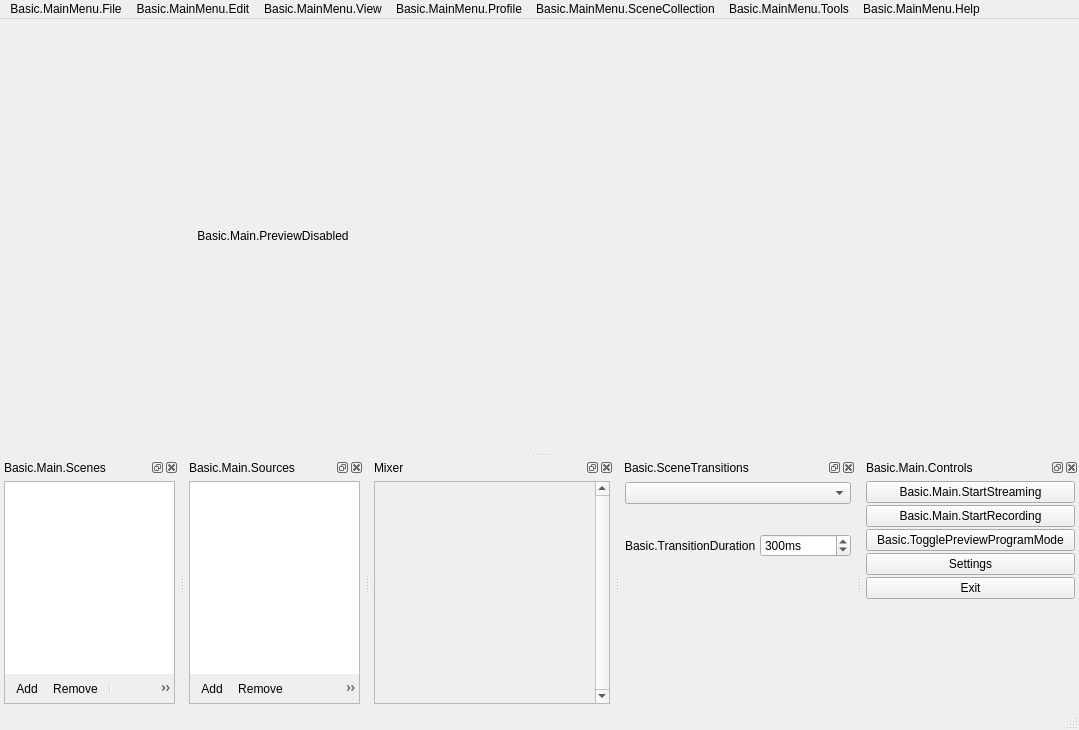
<?xml version="1.0" encoding="UTF-8"?>
<ui version="4.0">
 <author>Jim</author>
 <class>OBSBasic</class>
 <widget class="QMainWindow" name="OBSBasic">
  <property name="geometry">
   <rect>
    <x>0</x>
    <y>0</y>
    <width>1079</width>
    <height>730</height>
   </rect>
  </property>
  <property name="sizePolicy">
   <sizepolicy hsizetype="Minimum" vsizetype="Minimum">
    <horstretch>0</horstretch>
    <verstretch>0</verstretch>
   </sizepolicy>
  </property>
  <property name="minimumSize">
   <size>
    <width>0</width>
    <height>0</height>
   </size>
  </property>
  <property name="windowTitle">
   <string>.MainWindow</string>
  </property>
  <property name="windowIcon">
   <iconset resource="obs.qrc">
    <normaloff>:/res/images/obs.png</normaloff>:/res/images/obs.png</iconset>
  </property>
  <property name="styleSheet">
   <string notr="true"/>
  </property>
  <widget class="QWidget" name="centralwidget">
   <layout class="QVBoxLayout" name="verticalLayout">
    <item>
     <layout class="QHBoxLayout" name="horizontalLayout_2">
      <item>
       <widget class="QLabel" name="previewDisabledLabel">
        <property name="sizePolicy">
         <sizepolicy hsizetype="Expanding" vsizetype="Expanding">
          <horstretch>0</horstretch>
          <verstretch>0</verstretch>
         </sizepolicy>
        </property>
        <property name="focusPolicy">
         <enum>Qt::NoFocus</enum>
        </property>
        <property name="contextMenuPolicy">
         <enum>Qt::CustomContextMenu</enum>
        </property>
        <property name="text">
         <string>Basic.Main.PreviewDisabled</string>
        </property>
        <property name="alignment">
         <set>Qt::AlignCenter</set>
        </property>
       </widget>
      </item>
      <item>
       <layout class="QHBoxLayout" name="previewLayout">
        <property name="spacing">
         <number>2</number>
        </property>
        <item>
         <layout class="QVBoxLayout" name="previewTextLayout">
          <property name="spacing">
           <number>4</number>
          </property>
          <item>
           <widget class="OBSBasicPreview" name="preview" native="true">
            <property name="sizePolicy">
             <sizepolicy hsizetype="Expanding" vsizetype="Expanding">
              <horstretch>0</horstretch>
              <verstretch>0</verstretch>
             </sizepolicy>
            </property>
            <property name="minimumSize">
             <size>
              <width>32</width>
              <height>32</height>
             </size>
            </property>
            <property name="focusPolicy">
             <enum>Qt::ClickFocus</enum>
            </property>
            <property name="contextMenuPolicy">
             <enum>Qt::CustomContextMenu</enum>
            </property>
            <addaction name="actionRemoveSource"/>
           </widget>
          </item>
         </layout>
        </item>
       </layout>
      </item>
     </layout>
    </item>
   </layout>
  </widget>
  <widget class="QMenuBar" name="menubar">
   <property name="geometry">
    <rect>
     <x>0</x>
     <y>0</y>
     <width>1079</width>
     <height>21</height>
    </rect>
   </property>
   <widget class="QMenu" name="menu_File">
    <property name="title">
     <string>Basic.MainMenu.File</string>
    </property>
    <addaction name="actionShow_Recordings"/>
    <addaction name="actionRemux"/>
    <addaction name="separator"/>
    <addaction name="action_Settings"/>
    <addaction name="actionShowSettingsFolder"/>
    <addaction name="actionShowProfileFolder"/>
    <addaction name="separator"/>
    <addaction name="actionAlwaysOnTop"/>
    <addaction name="separator"/>
    <addaction name="actionE_xit"/>
   </widget>
   <widget class="QMenu" name="menuBasic_MainMenu_Help">
    <property name="title">
     <string>Basic.MainMenu.Help</string>
    </property>
    <widget class="QMenu" name="menuLogFiles">
     <property name="title">
      <string>Basic.MainMenu.Help.Logs</string>
     </property>
     <addaction name="actionShowLogs"/>
     <addaction name="actionUploadCurrentLog"/>
     <addaction name="actionUploadLastLog"/>
     <addaction name="actionViewCurrentLog"/>
    </widget>
    <addaction name="menuLogFiles"/>
   </widget>
   <widget class="QMenu" name="menuBasic_MainMenu_Edit">
    <property name="title">
     <string>Basic.MainMenu.Edit</string>
    </property>
    <widget class="QMenu" name="transformMenu">
     <property name="title">
      <string>Basic.MainMenu.Edit.Transform</string>
     </property>
     <addaction name="actionEditTransform"/>
     <addaction name="actionCopyTransform"/>
     <addaction name="actionPasteTransform"/>
     <addaction name="actionResetTransform"/>
     <addaction name="separator"/>
     <addaction name="actionRotate90CW"/>
     <addaction name="actionRotate90CCW"/>
     <addaction name="actionRotate180"/>
     <addaction name="separator"/>
     <addaction name="actionFlipHorizontal"/>
     <addaction name="actionFlipVertical"/>
     <addaction name="separator"/>
     <addaction name="actionFitToScreen"/>
     <addaction name="actionStretchToScreen"/>
     <addaction name="actionCenterToScreen"/>
    </widget>
    <widget class="QMenu" name="orderMenu">
     <property name="title">
      <string>Basic.MainMenu.Edit.Order</string>
     </property>
     <addaction name="actionMoveUp"/>
     <addaction name="actionMoveDown"/>
     <addaction name="separator"/>
     <addaction name="actionMoveToTop"/>
     <addaction name="actionMoveToBottom"/>
    </widget>
    <widget class="QMenu" name="scalingMenu">
     <property name="title">
      <string>Basic.MainMenu.Edit.Scale</string>
     </property>
     <addaction name="actionScaleWindow"/>
     <addaction name="actionScaleCanvas"/>
     <addaction name="actionScaleOutput"/>
    </widget>
    <action name="actionCopySource">
     <property name="enabled">
      <bool>false</bool>
     </property>
     <property name="text">
      <string>Copy</string>
     </property>
     <property name="shortcut">
      <string>Ctrl+C</string>
     </property>
    </action>
    <action name="actionPasteRef">
     <property name="enabled">
      <bool>false</bool>
     </property>
     <property name="text">
      <string>PasteReference</string>
     </property>
     <property name="iconText">
      <string>PasteReference</string>
     </property>
     <property name="toolTip">
      <string>PasteReference</string>
     </property>
     <property name="shortcut">
      <string>Ctrl+V</string>
     </property>
    </action>
    <action name="actionCopyFilters">
     <property name="text">
      <string>Copy.Filters</string>
     </property>
    </action>
    <action name="actionPasteFilters">
     <property name="enabled">
      <bool>false</bool>
     </property>
     <property name="text">
      <string>Paste.Filters</string>
     </property>
    </action>
    <addaction name="actionCopySource"/>
    <addaction name="actionPasteRef"/>
    <addaction name="actionPasteDup"/>
    <addaction name="separator"/>
    <addaction name="actionCopyFilters"/>
    <addaction name="actionPasteFilters"/>
    <addaction name="separator"/>
    <addaction name="transformMenu"/>
    <addaction name="orderMenu"/>
    <addaction name="scalingMenu"/>
    <addaction name="actionLockPreview"/>
    <addaction name="separator"/>
    <addaction name="actionAdvAudioProperties"/>
   </widget>
   <widget class="QMenu" name="profileMenu">
    <property name="title">
     <string>Basic.MainMenu.Profile</string>
    </property>
    <addaction name="actionNewProfile"/>
    <addaction name="actionDupProfile"/>
    <addaction name="actionRenameProfile"/>
    <addaction name="actionRemoveProfile"/>
    <addaction name="actionImportProfile"/>
    <addaction name="actionExportProfile"/>
    <addaction name="separator"/>
   </widget>
   <widget class="QMenu" name="sceneCollectionMenu">
    <property name="title">
     <string>Basic.MainMenu.SceneCollection</string>
    </property>
    <addaction name="actionNewSceneCollection"/>
    <addaction name="actionDupSceneCollection"/>
    <addaction name="actionRenameSceneCollection"/>
    <addaction name="actionRemoveSceneCollection"/>
    <addaction name="actionImportSceneCollection"/>
    <addaction name="actionExportSceneCollection"/>
    <addaction name="separator"/>
   </widget>
   <widget class="QMenu" name="viewMenu">
    <property name="title">
     <string>Basic.MainMenu.View</string>
    </property>
    <widget class="QMenu" name="viewMenuToolbars">
     <property name="title">
      <string>Basic.MainMenu.View.Toolbars</string>
     </property>
     <addaction name="toggleListboxToolbars"/>
    </widget>
    <widget class="QMenu" name="viewMenuDocks">
     <property name="title">
      <string>Basic.MainMenu.View.Docks</string>
     </property>
     <addaction name="resetUI"/>
     <addaction name="lockUI"/>
     <addaction name="separator"/>
     <addaction name="toggleScenes"/>
     <addaction name="toggleSources"/>
     <addaction name="toggleMixer"/>
     <addaction name="toggleTransitions"/>
     <addaction name="toggleControls"/>
    </widget>
    <action name="actionFullscreenInterface">
     <property name="text">
      <string>Basic.MainMenu.View.Fullscreen.Interface</string>
     </property>
     <property name="shortcut">
      <string>F11</string>
     </property>
    </action>
    <addaction name="actionFullscreenInterface"/>
    <addaction name="separator"/>
    <addaction name="viewMenuDocks"/>
    <addaction name="viewMenuToolbars"/>
    <addaction name="toggleStatusBar"/>
    <addaction name="separator"/>
    <addaction name="stats"/>
   </widget>
   <widget class="QMenu" name="menuTools">
    <property name="title">
     <string>Basic.MainMenu.Tools</string>
    </property>
    <addaction name="autoConfigure"/>
    <addaction name="separator"/>
   </widget>
   <addaction name="menu_File"/>
   <addaction name="menuBasic_MainMenu_Edit"/>
   <addaction name="viewMenu"/>
   <addaction name="profileMenu"/>
   <addaction name="sceneCollectionMenu"/>
   <addaction name="menuTools"/>
   <addaction name="menuBasic_MainMenu_Help"/>
  </widget>
  <widget class="OBSBasicStatusBar" name="statusbar"/>
  <widget class="QDockWidget" name="scenesDock">
   <property name="features">
    <set>QDockWidget::AllDockWidgetFeatures</set>
   </property>
   <property name="windowTitle">
    <string>Basic.Main.Scenes</string>
   </property>
   <attribute name="dockWidgetArea">
    <number>8</number>
   </attribute>
   <widget class="QWidget" name="dockWidgetContents_2">
    <layout class="QVBoxLayout" name="verticalLayout_6">
     <property name="leftMargin">
      <number>4</number>
     </property>
     <property name="topMargin">
      <number>4</number>
     </property>
     <property name="rightMargin">
      <number>4</number>
     </property>
     <property name="bottomMargin">
      <number>4</number>
     </property>
     <item>
      <widget class="QFrame" name="scenesFrame">
       <property name="sizePolicy">
        <sizepolicy hsizetype="Expanding" vsizetype="Expanding">
         <horstretch>0</horstretch>
         <verstretch>0</verstretch>
        </sizepolicy>
       </property>
       <property name="minimumSize">
        <size>
         <width>160</width>
         <height>0</height>
        </size>
       </property>
       <property name="frameShape">
        <enum>QFrame::StyledPanel</enum>
       </property>
       <property name="frameShadow">
        <enum>QFrame::Sunken</enum>
       </property>
       <layout class="QVBoxLayout" name="verticalLayout_12">
        <property name="spacing">
         <number>0</number>
        </property>
        <property name="leftMargin">
         <number>0</number>
        </property>
        <property name="topMargin">
         <number>0</number>
        </property>
        <property name="rightMargin">
         <number>0</number>
        </property>
        <property name="bottomMargin">
         <number>0</number>
        </property>
        <item>
         <widget class="QListWidget" name="scenes">
          <property name="sizePolicy">
           <sizepolicy hsizetype="Preferred" vsizetype="Expanding">
            <horstretch>0</horstretch>
            <verstretch>0</verstretch>
           </sizepolicy>
          </property>
          <property name="contextMenuPolicy">
           <enum>Qt::CustomContextMenu</enum>
          </property>
          <property name="frameShape">
           <enum>QFrame::NoFrame</enum>
          </property>
          <property name="frameShadow">
           <enum>QFrame::Plain</enum>
          </property>
          <property name="showDropIndicator" stdset="0">
           <bool>true</bool>
          </property>
          <property name="dragEnabled">
           <bool>true</bool>
          </property>
          <property name="dragDropMode">
           <enum>QAbstractItemView::InternalMove</enum>
          </property>
          <property name="defaultDropAction">
           <enum>Qt::TargetMoveAction</enum>
          </property>
          <addaction name="actionRemoveScene"/>
         </widget>
        </item>
        <item>
         <widget class="QToolBar" name="scenesToolbar">
          <property name="iconSize">
           <size>
            <width>16</width>
            <height>16</height>
           </size>
          </property>
          <property name="toolButtonStyle">
           <enum>Qt::ToolButtonIconOnly</enum>
          </property>
          <property name="floatable">
           <bool>false</bool>
          </property>
          <addaction name="actionAddScene"/>
          <addaction name="actionRemoveScene"/>
          <addaction name="separator"/>
          <addaction name="actionSceneUp"/>
          <addaction name="actionSceneDown"/>
         </widget>
        </item>
        <item>
         <spacer name="scenesFixedSizeHSpacer">
          <property name="orientation">
           <enum>Qt::Horizontal</enum>
          </property>
          <property name="sizeType">
           <enum>QSizePolicy::Fixed</enum>
          </property>
          <property name="sizeHint" stdset="0">
           <size>
            <width>150</width>
            <height>0</height>
           </size>
          </property>
         </spacer>
        </item>
       </layout>
      </widget>
     </item>
    </layout>
   </widget>
  </widget>
  <widget class="QDockWidget" name="sourcesDock">
   <property name="features">
    <set>QDockWidget::AllDockWidgetFeatures</set>
   </property>
   <property name="windowTitle">
    <string>Basic.Main.Sources</string>
   </property>
   <attribute name="dockWidgetArea">
    <number>8</number>
   </attribute>
   <widget class="QWidget" name="dockWidgetContents_6">
    <layout class="QVBoxLayout" name="verticalLayout_5">
     <property name="leftMargin">
      <number>4</number>
     </property>
     <property name="topMargin">
      <number>4</number>
     </property>
     <property name="rightMargin">
      <number>4</number>
     </property>
     <property name="bottomMargin">
      <number>4</number>
     </property>
     <item>
      <widget class="QFrame" name="sourcesFrame">
       <property name="sizePolicy">
        <sizepolicy hsizetype="Expanding" vsizetype="Expanding">
         <horstretch>0</horstretch>
         <verstretch>0</verstretch>
        </sizepolicy>
       </property>
       <property name="minimumSize">
        <size>
         <width>160</width>
         <height>0</height>
        </size>
       </property>
       <property name="frameShape">
        <enum>QFrame::StyledPanel</enum>
       </property>
       <property name="frameShadow">
        <enum>QFrame::Sunken</enum>
       </property>
       <layout class="QVBoxLayout" name="verticalLayout_17">
        <property name="spacing">
         <number>0</number>
        </property>
        <property name="leftMargin">
         <number>0</number>
        </property>
        <property name="topMargin">
         <number>0</number>
        </property>
        <property name="rightMargin">
         <number>0</number>
        </property>
        <property name="bottomMargin">
         <number>0</number>
        </property>
        <item>
         <widget class="SourceListWidget" name="sources">
          <property name="sizePolicy">
           <sizepolicy hsizetype="Preferred" vsizetype="Expanding">
            <horstretch>0</horstretch>
            <verstretch>0</verstretch>
           </sizepolicy>
          </property>
          <property name="contextMenuPolicy">
           <enum>Qt::CustomContextMenu</enum>
          </property>
          <property name="frameShape">
           <enum>QFrame::NoFrame</enum>
          </property>
          <property name="showDropIndicator" stdset="0">
           <bool>true</bool>
          </property>
          <property name="dragEnabled">
           <bool>true</bool>
          </property>
          <property name="dragDropMode">
           <enum>QAbstractItemView::InternalMove</enum>
          </property>
          <property name="defaultDropAction">
           <enum>Qt::TargetMoveAction</enum>
          </property>
          <property name="selectionMode">
           <enum>QAbstractItemView::ExtendedSelection</enum>
          </property>
          <addaction name="actionRemoveSource"/>
         </widget>
        </item>
        <item>
         <widget class="QToolBar" name="sourcesToolbar">
          <property name="iconSize">
           <size>
            <width>16</width>
            <height>16</height>
           </size>
          </property>
          <property name="floatable">
           <bool>false</bool>
          </property>
          <addaction name="actionAddSource"/>
          <addaction name="actionRemoveSource"/>
          <addaction name="actionSourceProperties"/>
          <addaction name="separator"/>
          <addaction name="actionSourceUp"/>
          <addaction name="actionSourceDown"/>
         </widget>
        </item>
        <item>
         <spacer name="sourcesFixedSizeHSpacer">
          <property name="orientation">
           <enum>Qt::Horizontal</enum>
          </property>
          <property name="sizeType">
           <enum>QSizePolicy::Fixed</enum>
          </property>
          <property name="sizeHint" stdset="0">
           <size>
            <width>150</width>
            <height>0</height>
           </size>
          </property>
         </spacer>
        </item>
       </layout>
      </widget>
     </item>
    </layout>
   </widget>
  </widget>
  <widget class="QDockWidget" name="mixerDock">
   <property name="features">
    <set>QDockWidget::AllDockWidgetFeatures</set>
   </property>
   <property name="windowTitle">
    <string>Mixer</string>
   </property>
   <attribute name="dockWidgetArea">
    <number>8</number>
   </attribute>
   <widget class="QWidget" name="dockWidgetContents_7">
    <layout class="QVBoxLayout" name="verticalLayout_4">
     <property name="leftMargin">
      <number>4</number>
     </property>
     <property name="topMargin">
      <number>4</number>
     </property>
     <property name="rightMargin">
      <number>4</number>
     </property>
     <property name="bottomMargin">
      <number>4</number>
     </property>
     <item>
      <widget class="VScrollArea" name="mixerScrollArea">
       <property name="minimumSize">
        <size>
         <width>220</width>
         <height>0</height>
        </size>
       </property>
       <property name="focusPolicy">
        <enum>Qt::NoFocus</enum>
       </property>
       <property name="contextMenuPolicy">
        <enum>Qt::CustomContextMenu</enum>
       </property>
       <property name="frameShape">
        <enum>QFrame::StyledPanel</enum>
       </property>
       <property name="frameShadow">
        <enum>QFrame::Sunken</enum>
       </property>
       <property name="verticalScrollBarPolicy">
        <enum>Qt::ScrollBarAlwaysOn</enum>
       </property>
       <property name="horizontalScrollBarPolicy">
        <enum>Qt::ScrollBarAlwaysOff</enum>
       </property>
       <property name="widgetResizable">
        <bool>true</bool>
       </property>
       <widget class="QWidget" name="volumeWidgets">
        <property name="geometry">
         <rect>
          <x>0</x>
          <y>0</y>
          <width>232</width>
          <height>16</height>
         </rect>
        </property>
        <property name="sizePolicy">
         <sizepolicy hsizetype="Preferred" vsizetype="Maximum">
          <horstretch>0</horstretch>
          <verstretch>0</verstretch>
         </sizepolicy>
        </property>
        <layout class="QVBoxLayout" name="verticalLayout_18">
         <property name="spacing">
          <number>0</number>
         </property>
         <property name="leftMargin">
          <number>0</number>
         </property>
         <property name="topMargin">
          <number>0</number>
         </property>
         <property name="rightMargin">
          <number>0</number>
         </property>
         <property name="bottomMargin">
          <number>0</number>
         </property>
        </layout>
       </widget>
      </widget>
     </item>
    </layout>
   </widget>
  </widget>
  <widget class="QDockWidget" name="transitionsDock">
   <property name="features">
    <set>QDockWidget::AllDockWidgetFeatures</set>
   </property>
   <property name="windowTitle">
    <string>Basic.SceneTransitions</string>
   </property>
   <attribute name="dockWidgetArea">
    <number>8</number>
   </attribute>
   <widget class="QWidget" name="dockWidgetContents_5">
    <layout class="QVBoxLayout" name="verticalLayout_3">
     <property name="leftMargin">
      <number>4</number>
     </property>
     <property name="topMargin">
      <number>4</number>
     </property>
     <property name="rightMargin">
      <number>4</number>
     </property>
     <property name="bottomMargin">
      <number>4</number>
     </property>
     <item>
      <widget class="QWidget" name="transitionsContainer" native="true">
       <layout class="QVBoxLayout" name="verticalLayout_2">
        <property name="spacing">
         <number>4</number>
        </property>
        <property name="leftMargin">
         <number>1</number>
        </property>
        <property name="topMargin">
         <number>1</number>
        </property>
        <property name="rightMargin">
         <number>1</number>
        </property>
        <property name="bottomMargin">
         <number>2</number>
        </property>
        <item>
         <widget class="QComboBox" name="transitions">
          <property name="minimumSize">
           <size>
            <width>120</width>
            <height>0</height>
           </size>
          </property>
          <property name="accessibleName">
           <string>Transition</string>
          </property>
         </widget>
        </item>
        <item>
         <layout class="QHBoxLayout" name="horizontalLayout_4">
          <property name="spacing">
           <number>4</number>
          </property>
          <item>
           <spacer name="horizontalSpacer">
            <property name="orientation">
             <enum>Qt::Horizontal</enum>
            </property>
            <property name="sizeType">
             <enum>QSizePolicy::Expanding</enum>
            </property>
            <property name="sizeHint" stdset="0">
             <size>
              <width>40</width>
              <height>20</height>
             </size>
            </property>
           </spacer>
          </item>
          <item>
           <widget class="QPushButton" name="transitionAdd">
            <property name="sizePolicy">
             <sizepolicy hsizetype="Maximum" vsizetype="Maximum">
              <horstretch>0</horstretch>
              <verstretch>0</verstretch>
             </sizepolicy>
            </property>
            <property name="maximumSize">
             <size>
              <width>22</width>
              <height>22</height>
             </size>
            </property>
            <property name="toolTip">
             <string>Basic.AddTransition</string>
            </property>
            <property name="accessibleName">
             <string>Basic.AddTransition</string>
            </property>
            <property name="text">
             <string notr="true"/>
            </property>
            <property name="icon">
             <iconset resource="obs.qrc">
              <normaloff>:/res/images/add.png</normaloff>:/res/images/add.png</iconset>
            </property>
            <property name="flat">
             <bool>true</bool>
            </property>
            <property name="themeID" stdset="0">
             <string notr="true">addIconSmall</string>
            </property>
           </widget>
          </item>
          <item>
           <widget class="QPushButton" name="transitionRemove">
            <property name="sizePolicy">
             <sizepolicy hsizetype="Maximum" vsizetype="Maximum">
              <horstretch>0</horstretch>
              <verstretch>0</verstretch>
             </sizepolicy>
            </property>
            <property name="maximumSize">
             <size>
              <width>22</width>
              <height>22</height>
             </size>
            </property>
            <property name="toolTip">
             <string>Basic.RemoveTransition</string>
            </property>
            <property name="accessibleName">
             <string>Basic.RemoveTransition</string>
            </property>
            <property name="text">
             <string notr="true"/>
            </property>
            <property name="icon">
             <iconset resource="obs.qrc">
              <normaloff>:/res/images/list_remove.png</normaloff>:/res/images/list_remove.png</iconset>
            </property>
            <property name="flat">
             <bool>true</bool>
            </property>
            <property name="themeID" stdset="0">
             <string notr="true">removeIconSmall</string>
            </property>
           </widget>
          </item>
          <item>
           <widget class="QPushButton" name="transitionProps">
            <property name="sizePolicy">
             <sizepolicy hsizetype="Maximum" vsizetype="Maximum">
              <horstretch>0</horstretch>
              <verstretch>0</verstretch>
             </sizepolicy>
            </property>
            <property name="maximumSize">
             <size>
              <width>22</width>
              <height>22</height>
             </size>
            </property>
            <property name="toolTip">
             <string>Basic.TransitionProperties</string>
            </property>
            <property name="accessibleName">
             <string>Basic.TransitionProperties</string>
            </property>
            <property name="text">
             <string notr="true"/>
            </property>
            <property name="icon">
             <iconset resource="obs.qrc">
              <normaloff>:/res/images/configuration21_16.png</normaloff>:/res/images/configuration21_16.png</iconset>
            </property>
            <property name="flat">
             <bool>true</bool>
            </property>
            <property name="themeID" stdset="0">
             <string notr="true">configIconSmall</string>
            </property>
           </widget>
          </item>
         </layout>
        </item>
        <item>
         <layout class="QHBoxLayout" name="horizontalLayout_3">
          <property name="spacing">
           <number>4</number>
          </property>
          <item>
           <widget class="QLabel" name="transitionDurationLabel">
            <property name="sizePolicy">
             <sizepolicy hsizetype="Maximum" vsizetype="Preferred">
              <horstretch>0</horstretch>
              <verstretch>0</verstretch>
             </sizepolicy>
            </property>
            <property name="text">
             <string>Basic.TransitionDuration</string>
            </property>
            <property name="buddy">
             <cstring>transitionDuration</cstring>
            </property>
           </widget>
          </item>
          <item>
           <widget class="QSpinBox" name="transitionDuration">
            <property name="accessibleName">
             <string>Basic.TransitionDuration</string>
            </property>
            <property name="suffix">
             <string>ms</string>
            </property>
            <property name="minimum">
             <number>2</number>
            </property>
            <property name="maximum">
             <number>10000</number>
            </property>
            <property name="singleStep">
             <number>50</number>
            </property>
            <property name="value">
             <number>300</number>
            </property>
           </widget>
          </item>
         </layout>
        </item>
        <item>
         <spacer name="verticalSpacer">
          <property name="orientation">
           <enum>Qt::Vertical</enum>
          </property>
          <property name="sizeHint" stdset="0">
           <size>
            <width>20</width>
            <height>40</height>
           </size>
          </property>
         </spacer>
        </item>
       </layout>
      </widget>
     </item>
    </layout>
   </widget>
  </widget>
  <widget class="QDockWidget" name="controlsDock">
   <property name="features">
    <set>QDockWidget::AllDockWidgetFeatures</set>
   </property>
   <property name="windowTitle">
    <string>Basic.Main.Controls</string>
   </property>
   <attribute name="dockWidgetArea">
    <number>8</number>
   </attribute>
   <widget class="QWidget" name="dockWidgetContents_3">
    <layout class="QVBoxLayout" name="buttonsVLayout">
     <property name="spacing">
      <number>2</number>
     </property>
     <property name="leftMargin">
      <number>4</number>
     </property>
     <property name="topMargin">
      <number>4</number>
     </property>
     <property name="rightMargin">
      <number>4</number>
     </property>
     <property name="bottomMargin">
      <number>4</number>
     </property>
     <item>
      <widget class="QPushButton" name="streamButton">
       <property name="enabled">
        <bool>true</bool>
       </property>
       <property name="sizePolicy">
        <sizepolicy hsizetype="Preferred" vsizetype="Fixed">
         <horstretch>0</horstretch>
         <verstretch>0</verstretch>
        </sizepolicy>
       </property>
       <property name="text">
        <string>Basic.Main.StartStreaming</string>
       </property>
      </widget>
     </item>
     <item>
      <widget class="QPushButton" name="recordButton">
       <property name="enabled">
        <bool>true</bool>
       </property>
       <property name="sizePolicy">
        <sizepolicy hsizetype="Preferred" vsizetype="Fixed">
         <horstretch>0</horstretch>
         <verstretch>0</verstretch>
        </sizepolicy>
       </property>
       <property name="minimumSize">
        <size>
         <width>130</width>
         <height>0</height>
        </size>
       </property>
       <property name="text">
        <string>Basic.Main.StartRecording</string>
       </property>
      </widget>
     </item>
     <item>
      <widget class="QPushButton" name="modeSwitch">
       <property name="text">
        <string>Basic.TogglePreviewProgramMode</string>
       </property>
      </widget>
     </item>
     <item>
      <widget class="QPushButton" name="settingsButton">
       <property name="sizePolicy">
        <sizepolicy hsizetype="Preferred" vsizetype="Fixed">
         <horstretch>0</horstretch>
         <verstretch>0</verstretch>
        </sizepolicy>
       </property>
       <property name="text">
        <string>Settings</string>
       </property>
      </widget>
     </item>
     <item>
      <widget class="QPushButton" name="exitButton">
       <property name="sizePolicy">
        <sizepolicy hsizetype="Preferred" vsizetype="Fixed">
         <horstretch>0</horstretch>
         <verstretch>0</verstretch>
        </sizepolicy>
       </property>
       <property name="text">
        <string>Exit</string>
       </property>
      </widget>
     </item>
     <item>
      <spacer name="expVSpacer">
       <property name="orientation">
        <enum>Qt::Vertical</enum>
       </property>
       <property name="sizeHint" stdset="0">
        <size>
         <width>0</width>
         <height>0</height>
        </size>
       </property>
      </spacer>
     </item>
    </layout>
   </widget>
  </widget>
  <action name="actionAddScene">
   <property name="icon">
    <iconset resource="obs.qrc">
     <normaloff>:/res/images/add.png</normaloff>:/res/images/add.png</iconset>
   </property>
   <property name="text">
    <string>Add</string>
   </property>
   <property name="themeID" stdset="0">
    <string notr="true">addIconSmall</string>
   </property>
  </action>
  <action name="actionAddSource">
   <property name="icon">
    <iconset resource="obs.qrc">
     <normaloff>:/res/images/add.png</normaloff>:/res/images/add.png</iconset>
   </property>
   <property name="text">
    <string>Add</string>
   </property>
   <property name="themeID" stdset="0">
    <string notr="true">addIconSmall</string>
   </property>
  </action>
  <action name="actionRemoveScene">
   <property name="icon">
    <iconset resource="obs.qrc">
     <normaloff>:/res/images/list_remove.png</normaloff>:/res/images/list_remove.png</iconset>
   </property>
   <property name="text">
    <string>Remove</string>
   </property>
   <property name="shortcut">
    <string>Del</string>
   </property>
   <property name="shortcutContext">
    <enum>Qt::WidgetWithChildrenShortcut</enum>
   </property>
   <property name="themeID" stdset="0">
    <string notr="true">removeIconSmall</string>
   </property>
  </action>
  <action name="actionRemoveSource">
   <property name="icon">
    <iconset resource="obs.qrc">
     <normaloff>:/res/images/list_remove.png</normaloff>:/res/images/list_remove.png</iconset>
   </property>
   <property name="text">
    <string>Remove</string>
   </property>
   <property name="shortcut">
    <string>Del</string>
   </property>
   <property name="shortcutContext">
    <enum>Qt::WidgetWithChildrenShortcut</enum>
   </property>
   <property name="themeID" stdset="0">
    <string notr="true">removeIconSmall</string>
   </property>
  </action>
  <action name="actionSourceProperties">
   <property name="enabled">
    <bool>true</bool>
   </property>
   <property name="icon">
    <iconset resource="obs.qrc">
     <normaloff>:/res/images/properties.png</normaloff>:/res/images/properties.png</iconset>
   </property>
   <property name="text">
    <string>Properties</string>
   </property>
   <property name="themeID" stdset="0">
    <string notr="true">propertiesIconSmall</string>
   </property>
  </action>
  <action name="actionSceneUp">
   <property name="icon">
    <iconset resource="obs.qrc">
     <normaloff>:/res/images/up.png</normaloff>:/res/images/up.png</iconset>
   </property>
   <property name="text">
    <string>MoveUp</string>
   </property>
   <property name="themeID" stdset="0">
    <string notr="true">upArrowIconSmall</string>
   </property>
  </action>
  <action name="actionSourceUp">
   <property name="enabled">
    <bool>true</bool>
   </property>
   <property name="icon">
    <iconset resource="obs.qrc">
     <normaloff>:/res/images/up.png</normaloff>:/res/images/up.png</iconset>
   </property>
   <property name="text">
    <string>MoveUp</string>
   </property>
   <property name="themeID" stdset="0">
    <string notr="true">upArrowIconSmall</string>
   </property>
  </action>
  <action name="actionSceneDown">
   <property name="icon">
    <iconset resource="obs.qrc">
     <normaloff>:/res/images/down.png</normaloff>:/res/images/down.png</iconset>
   </property>
   <property name="text">
    <string>MoveDown</string>
   </property>
   <property name="themeID" stdset="0">
    <string notr="true">downArrowIconSmall</string>
   </property>
  </action>
  <action name="actionSourceDown">
   <property name="enabled">
    <bool>true</bool>
   </property>
   <property name="icon">
    <iconset resource="obs.qrc">
     <normaloff>:/res/images/down.png</normaloff>:/res/images/down.png</iconset>
   </property>
   <property name="text">
    <string>MoveDown</string>
   </property>
   <property name="themeID" stdset="0">
    <string notr="true">downArrowIconSmall</string>
   </property>
  </action>
  <action name="actionShow_Recordings">
   <property name="text">
    <string>Basic.MainMenu.File.ShowRecordings</string>
   </property>
  </action>
  <action name="actionRemux">
   <property name="text">
    <string>Basic.MainMenu.File.Remux</string>
   </property>
  </action>
  <action name="action_Settings">
   <property name="text">
    <string>Basic.MainMenu.File.Settings</string>
   </property>
  </action>
  <action name="actionE_xit">
   <property name="text">
    <string>Basic.MainMenu.File.Exit</string>
   </property>
  </action>
  <action name="actionShowLogs">
   <property name="text">
    <string>Basic.MainMenu.Help.Logs.ShowLogs</string>
   </property>
  </action>
  <action name="actionUploadLastLog">
   <property name="text">
    <string>Basic.MainMenu.Help.Logs.UploadLastLog</string>
   </property>
  </action>
  <action name="actionUploadCurrentLog">
   <property name="text">
    <string>Basic.MainMenu.Help.Logs.UploadCurrentLog</string>
   </property>
  </action>
  <action name="actionViewCurrentLog">
   <property name="text">
    <string>Basic.MainMenu.Help.Logs.ViewCurrentLog</string>
   </property>
  </action>
  <action name="actionUndo">
   <property name="enabled">
    <bool>false</bool>
   </property>
   <property name="text">
    <string>Basic.MainMenu.Edit.Undo</string>
   </property>
  </action>
  <action name="actionRedo">
   <property name="enabled">
    <bool>false</bool>
   </property>
   <property name="text">
    <string>Basic.MainMenu.Edit.Redo</string>
   </property>
  </action>
  <action name="actionEditTransform">
   <property name="text">
    <string>Basic.MainMenu.Edit.Transform.EditTransform</string>
   </property>
   <property name="shortcut">
    <string>Ctrl+E</string>
   </property>
  </action>
  <action name="actionCopyTransform">
   <property name="text">
    <string>Basic.MainMenu.Edit.Transform.CopyTransform</string>
   </property>
  </action>
  <action name="actionPasteTransform">
   <property name="enabled">
    <bool>false</bool>
   </property>
   <property name="text">
    <string>Basic.MainMenu.Edit.Transform.PasteTransform</string>
   </property>
  </action>
  <action name="actionRotate90CW">
   <property name="text">
    <string>Basic.MainMenu.Edit.Transform.Rotate90CW</string>
   </property>
  </action>
  <action name="actionRotate90CCW">
   <property name="text">
    <string>Basic.MainMenu.Edit.Transform.Rotate90CCW</string>
   </property>
  </action>
  <action name="actionRotate180">
   <property name="text">
    <string>Basic.MainMenu.Edit.Transform.Rotate180</string>
   </property>
  </action>
  <action name="actionFitToScreen">
   <property name="text">
    <string>Basic.MainMenu.Edit.Transform.FitToScreen</string>
   </property>
   <property name="shortcut">
    <string>Ctrl+F</string>
   </property>
  </action>
  <action name="actionStretchToScreen">
   <property name="text">
    <string>Basic.MainMenu.Edit.Transform.StretchToScreen</string>
   </property>
   <property name="shortcut">
    <string>Ctrl+S</string>
   </property>
  </action>
  <action name="actionResetTransform">
   <property name="text">
    <string>Basic.MainMenu.Edit.Transform.ResetTransform</string>
   </property>
   <property name="shortcut">
    <string>Ctrl+R</string>
   </property>
  </action>
  <action name="actionCenterToScreen">
   <property name="text">
    <string>Basic.MainMenu.Edit.Transform.CenterToScreen</string>
   </property>
   <property name="shortcut">
    <string>Ctrl+D</string>
   </property>
  </action>
  <action name="actionFlipHorizontal">
   <property name="text">
    <string>Basic.MainMenu.Edit.Transform.FlipHorizontal</string>
   </property>
  </action>
  <action name="actionFlipVertical">
   <property name="text">
    <string>Basic.MainMenu.Edit.Transform.FlipVertical</string>
   </property>
  </action>
  <action name="actionMoveUp">
   <property name="text">
    <string>Basic.MainMenu.Edit.Order.MoveUp</string>
   </property>
   <property name="shortcut">
    <string>Ctrl+Up</string>
   </property>
  </action>
  <action name="actionMoveDown">
   <property name="text">
    <string>Basic.MainMenu.Edit.Order.MoveDown</string>
   </property>
   <property name="shortcut">
    <string>Ctrl+Down</string>
   </property>
  </action>
  <action name="actionMoveToTop">
   <property name="text">
    <string>Basic.MainMenu.Edit.Order.MoveToTop</string>
   </property>
   <property name="shortcut">
    <string>Ctrl+Home</string>
   </property>
  </action>
  <action name="actionMoveToBottom">
   <property name="text">
    <string>Basic.MainMenu.Edit.Order.MoveToBottom</string>
   </property>
   <property name="shortcut">
    <string>Ctrl+End</string>
   </property>
  </action>
  <action name="actionInteract">
   <property name="text">
    <string>Interact</string>
   </property>
  </action>
  <action name="actionAdvAudioProperties">
   <property name="text">
    <string>Basic.MainMenu.Edit.AdvAudio</string>
   </property>
  </action>
  <action name="actionNewSceneCollection">
   <property name="text">
    <string>New</string>
   </property>
  </action>
  <action name="actionDupSceneCollection">
   <property name="text">
    <string>Duplicate</string>
   </property>
  </action>
  <action name="actionRenameSceneCollection">
   <property name="text">
    <string>Rename</string>
   </property>
  </action>
  <action name="actionRemoveSceneCollection">
   <property name="text">
    <string>Remove</string>
   </property>
  </action>
  <action name="actionImportSceneCollection">
   <property name="text">
    <string>Import</string>
   </property>
  </action>
  <action name="actionExportSceneCollection">
   <property name="text">
    <string>Export</string>
   </property>
  </action>
  <action name="actionNewProfile">
   <property name="text">
    <string>New</string>
   </property>
  </action>
  <action name="actionDupProfile">
   <property name="text">
    <string>Duplicate</string>
   </property>
  </action>
  <action name="actionRenameProfile">
   <property name="text">
    <string>Rename</string>
   </property>
  </action>
  <action name="actionRemoveProfile">
   <property name="text">
    <string>Remove</string>
   </property>
  </action>
  <action name="actionImportProfile">
   <property name="text">
    <string>Import</string>
   </property>
  </action>
  <action name="actionExportProfile">
   <property name="text">
    <string>Export</string>
   </property>
  </action>
  <action name="actionShowSettingsFolder">
   <property name="text">
    <string>Basic.MainMenu.File.ShowSettingsFolder</string>
   </property>
  </action>
  <action name="actionShowProfileFolder">
   <property name="text">
    <string>Basic.MainMenu.File.ShowProfileFolder</string>
   </property>
  </action>
  <action name="actionAlwaysOnTop">
   <property name="checkable">
    <bool>true</bool>
   </property>
   <property name="text">
    <string>Basic.MainMenu.AlwaysOnTop</string>
   </property>
  </action>
  <action name="toggleListboxToolbars">
   <property name="checkable">
    <bool>true</bool>
   </property>
   <property name="checked">
    <bool>true</bool>
   </property>
   <property name="text">
    <string>Basic.MainMenu.View.Toolbars.Listboxes</string>
   </property>
  </action>
  <action name="toggleStatusBar">
   <property name="checkable">
    <bool>true</bool>
   </property>
   <property name="checked">
    <bool>true</bool>
   </property>
   <property name="text">
    <string>Basic.MainMenu.View.StatusBar</string>
   </property>
  </action>
  <action name="actionLockPreview">
   <property name="checkable">
    <bool>true</bool>
   </property>
   <property name="text">
    <string>Basic.MainMenu.Edit.LockPreview</string>
   </property>
  </action>
  <action name="actionScaleWindow">
   <property name="checkable">
    <bool>true</bool>
   </property>
   <property name="text">
    <string>Basic.MainMenu.Edit.Scale.Window</string>
   </property>
  </action>
  <action name="actionScaleCanvas">
   <property name="checkable">
    <bool>true</bool>
   </property>
   <property name="text">
    <string>Basic.MainMenu.Edit.Scale.Canvas</string>
   </property>
  </action>
  <action name="actionScaleOutput">
   <property name="checkable">
    <bool>true</bool>
   </property>
   <property name="text">
    <string>Basic.MainMenu.Edit.Scale.Output</string>
   </property>
  </action>
  <action name="actionPasteDup">
   <property name="text">
    <string>PasteDuplicate</string>
   </property>
  </action>
  <action name="autoConfigure2">
   <property name="text">
    <string>Basic.AutoConfig</string>
   </property>
  </action>
  <action name="autoConfigure">
   <property name="text">
    <string>Basic.AutoConfig.Beta</string>
   </property>
  </action>
  <action name="stats">
   <property name="text">
    <string>Basic.Stats</string>
   </property>
  </action>
  <action name="resetUI">
   <property name="text">
    <string>Basic.MainMenu.View.Docks.ResetUI</string>
   </property>
  </action>
  <action name="lockUI">
   <property name="checkable">
    <bool>true</bool>
   </property>
   <property name="checked">
    <bool>true</bool>
   </property>
   <property name="text">
    <string>Basic.MainMenu.View.Docks.LockUI</string>
   </property>
  </action>
  <action name="toggleScenes">
   <property name="checkable">
    <bool>true</bool>
   </property>
   <property name="checked">
    <bool>true</bool>
   </property>
   <property name="text">
    <string>Basic.Main.Scenes</string>
   </property>
  </action>
  <action name="toggleSources">
   <property name="checkable">
    <bool>true</bool>
   </property>
   <property name="checked">
    <bool>true</bool>
   </property>
   <property name="text">
    <string>Basic.Main.Sources</string>
   </property>
  </action>
  <action name="toggleMixer">
   <property name="checkable">
    <bool>true</bool>
   </property>
   <property name="checked">
    <bool>true</bool>
   </property>
   <property name="text">
    <string>Mixer</string>
   </property>
  </action>
  <action name="toggleTransitions">
   <property name="checkable">
    <bool>true</bool>
   </property>
   <property name="checked">
    <bool>true</bool>
   </property>
   <property name="text">
    <string>Basic.SceneTransitions</string>
   </property>
  </action>
  <action name="toggleControls">
   <property name="checkable">
    <bool>true</bool>
   </property>
   <property name="checked">
    <bool>true</bool>
   </property>
   <property name="text">
    <string>Basic.Main.Controls</string>
   </property>
  </action>
 </widget>
 <customwidgets>
  <customwidget>
   <class>OBSBasicPreview</class>
   <extends>QWidget</extends>
   <header>window-basic-preview.hpp</header>
   <container>1</container>
  </customwidget>
  <customwidget>
   <class>OBSBasicStatusBar</class>
   <extends>QStatusBar</extends>
   <header>window-basic-status-bar.hpp</header>
  </customwidget>
  <customwidget>
   <class>VScrollArea</class>
   <extends>QScrollArea</extends>
   <header>vertical-scroll-area.hpp</header>
   <container>1</container>
  </customwidget>
  <customwidget>
   <class>SourceListWidget</class>
   <extends>QListWidget</extends>
   <header>source-list-widget.hpp</header>
  </customwidget>
 </customwidgets>
 <tabstops>
  <tabstop>preview</tabstop>
  <tabstop>scenes</tabstop>
  <tabstop>sources</tabstop>
  <tabstop>transitions</tabstop>
  <tabstop>transitionAdd</tabstop>
  <tabstop>transitionRemove</tabstop>
  <tabstop>transitionProps</tabstop>
  <tabstop>transitionDuration</tabstop>
  <tabstop>streamButton</tabstop>
  <tabstop>recordButton</tabstop>
  <tabstop>modeSwitch</tabstop>
  <tabstop>settingsButton</tabstop>
  <tabstop>exitButton</tabstop>
 </tabstops>
 <resources>
  <include location="obs.qrc"/>
 </resources>
 <connections>
  <connection>
   <sender>actionE_xit</sender>
   <signal>triggered()</signal>
   <receiver>OBSBasic</receiver>
   <slot>close()</slot>
   <hints>
    <hint type="sourcelabel">
     <x>-1</x>
     <y>-1</y>
    </hint>
    <hint type="destinationlabel">
     <x>463</x>
     <y>351</y>
    </hint>
   </hints>
  </connection>
  <connection>
   <sender>exitButton</sender>
   <signal>clicked()</signal>
   <receiver>OBSBasic</receiver>
   <slot>close()</slot>
   <hints>
    <hint type="sourcelabel">
     <x>976</x>
     <y>601</y>
    </hint>
    <hint type="destinationlabel">
     <x>862</x>
     <y>-11</y>
    </hint>
   </hints>
  </connection>
 </connections>
</ui>
